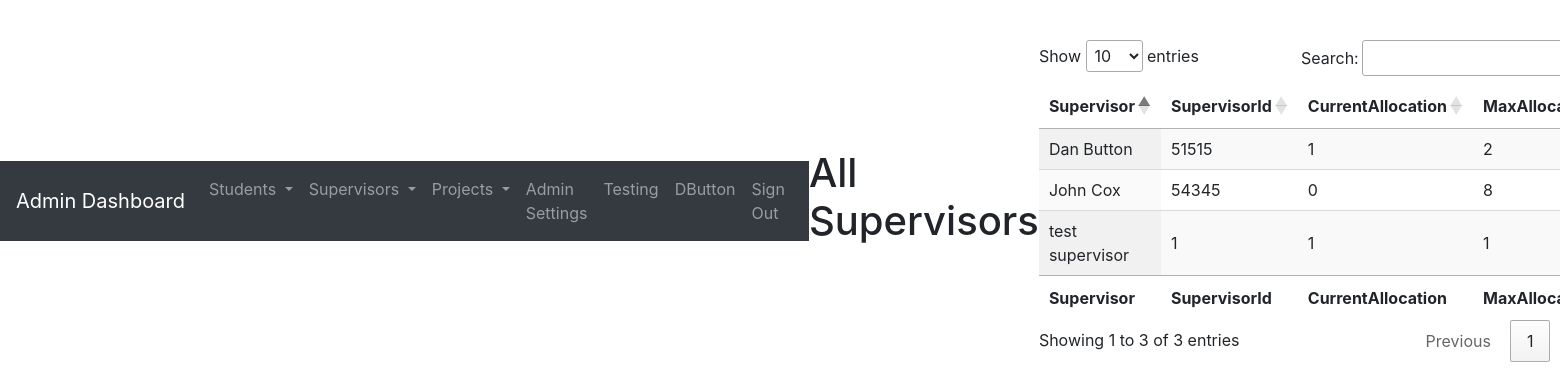
Before: /adminDashboard/allSupervisors.php (signed in) with the older database file.
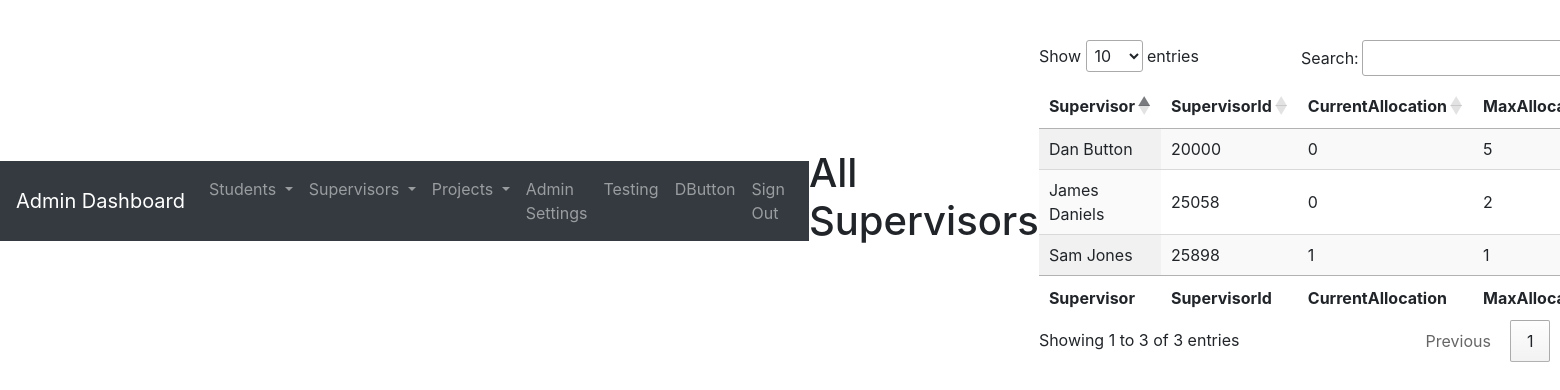
After: the same page with the newer database file.
### tables this page shows
CREATE TABLE `supervisors` (
  `Id` int(11) NOT NULL,
  `FirstName` varchar(20) NOT NULL,
  `LastName` varchar(20) NOT NULL,
  `SupervisorId` int(11) NOT NULL,
  `ProjectIdeas` text,
  `ProjectInterests` text,
  `CurrentAllocation` int(11) NOT NULL DEFAULT '0',
  `MaxAllocation` int(11) NOT NULL
);

### tables/displayAllSupervisors.php (the view, shortened to what this page needs)
<?php
$sql = "SELECT FirstName, LastName, SupervisorId, CurrentAllocation, MaxAllocation FROM supervisors";
$result = $db->query($sql);
while($row = $result->fetch_assoc()) {
    echo '<tr>';
    echo "<td>". $row["FirstName"] . " " . $row["LastName"] . "</td>";
    echo "<td>". $row["SupervisorId"] . "</td>";
    echo "<td>". $row["CurrentAllocation"] . "</td>";
    echo "<td>". $row["MaxAllocation"] . "</td>";
    echo "</tr>";
}
?>

### adminDashboard/allSupervisors.php (shortened to what this page needs)
<?php
   include('../resources/session.php');
?>
<!DOCTYPE html>
<html>
<head>
</head>
<body>
<?php include ('adminNavbar.php'); ?>
<h1>All Supervisors</h1>
<table id="projects" class="display" style="width:100%">
        <thead>
            <tr>
                <th>Supervisor</th>
                <th>SupervisorId</th>
                <th>CurrentAllocation</th>
                <th>MaxAllocation</th>
            </tr>
        </thead>
        <tbody>
            <?php
            include ('../tables/displayAllSupervisors.php');
             ?>
        </tbody>
        <tfoot>
            <tr>
                <th>Supervisor</th>
                <th>SupervisorId</th>
                <th>CurrentAllocation</th>
                <th>MaxAllocation</th>
            </tr>
        </tfoot>
</table>
</body>
</html>

### adminDashboard/adminNavbar.php (shortened to what this page needs)
<nav class="navbar navbar-expand-lg navbar-dark bg-dark">
  <a class="navbar-brand text-white" >Admin Dashboard</a>
  <div class="collapse navbar-collapse" id="navbarNavDropdown">
    <ul class="navbar-nav">
      <li class="nav-item dropdown">
        <a class="nav-link dropdown-toggle" href="#" id="navbarDropdownMenuLink" role="button" data-toggle="dropdown" aria-haspopup="true" aria-expanded="false">
          Students
        </a>
      </li>
      <li class="nav-item dropdown">
        <a class="nav-link dropdown-toggle" href="#" id="navbarDropdownMenuLink" role="button" data-toggle="dropdown" aria-haspopup="true" aria-expanded="false">
          Supervisors
        </a>
      </li>
      <li class="nav-item dropdown">
        <a class="nav-link dropdown-toggle" href="#" id="navbarDropdownMenuLink" role="button" data-toggle="dropdown" aria-haspopup="true" aria-expanded="false">
          Projects
        </a>
      </li>
      <li class="nav-item">
        <a class="nav-link" href="adminSettings.php">Admin Settings</a>
      </li>
      <li class="nav-item">
        <a class="nav-link" href="testing.php">Testing</a>
      </li>
    </ul>
    <div class="navbar-nav ml-auto">
      <a class="nav-item nav-link"><?php echo $_SESSION['login_user']; ?></a>
      <a class="nav-item nav-link" id="Username" onClick="location.href='../logout.php'">Sign Out</a>
    </div>
  </div>
</nav>

### css/login.css (style rules this page uses)
body { display: flex; align-items: center; height: 100%; padding-top: 40px; padding-bottom: 40px; }

Changed rows visible on the page:
changed supervisors "Dan": SupervisorId "51515" → "20000"; CurrentAllocation "1" → "0"; MaxAllocation "2" → "5"
changed supervisors: FirstName "John" → "James"; LastName "Cox" → "Daniels"; SupervisorId "54345" → "25058"; MaxAllocation "8" → "2"
changed supervisors: FirstName "test" → "Sam"; LastName "supervisor" → "Jones"; SupervisorId "1" → "25898"
